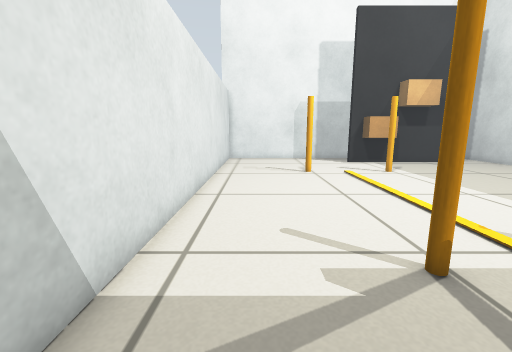
view 1 (above)

14 first-person views from a walk through a Gazebo world. The camera is 0.5 m above the floor, tilts 10° down and sees 90° across. The floor is counted in squares, 0.2 m on a side. Each view is taken from the middle of a square. On the plan, view 1 faces up. The plan holds only what a view shows up to about 17 squares ahead; the rest is blank.

view 2
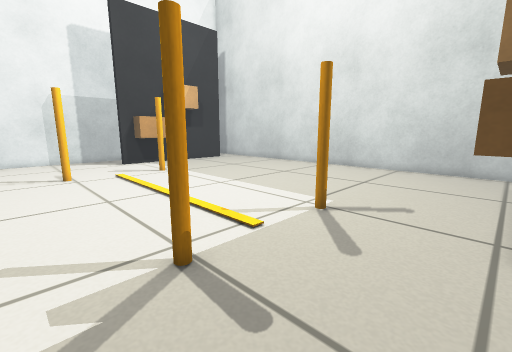

view 3
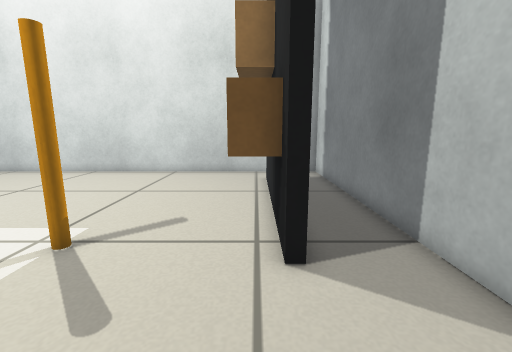

view 4
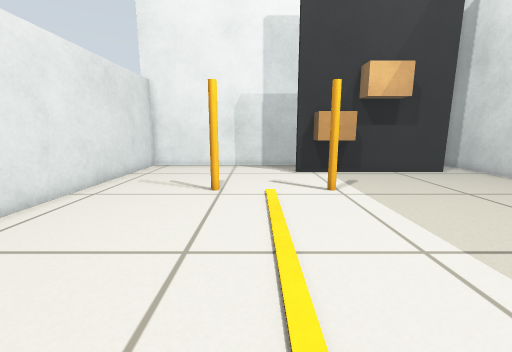

view 5
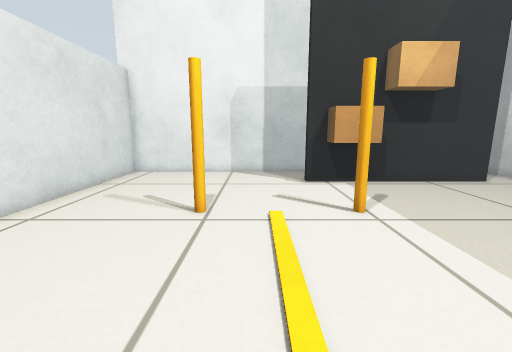

view 6
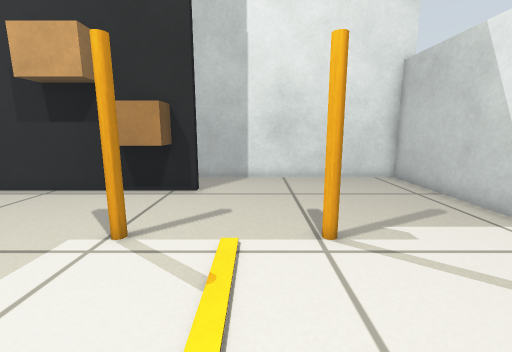

view 7
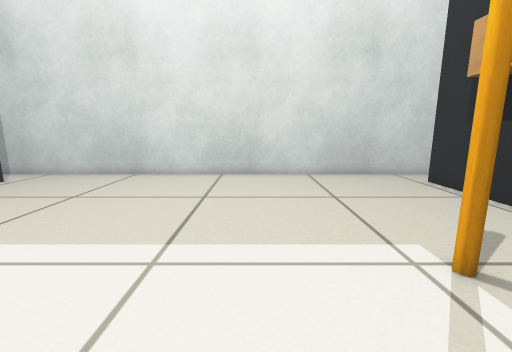

view 8
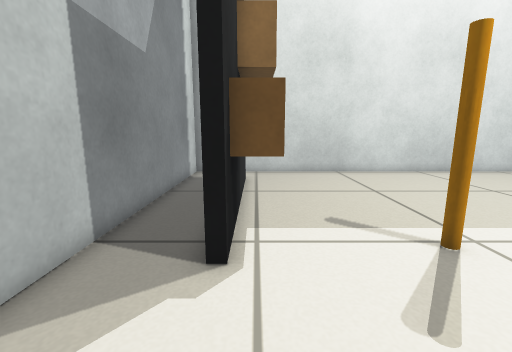

view 9
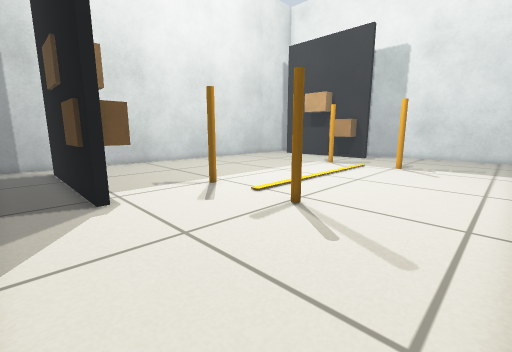

view 10
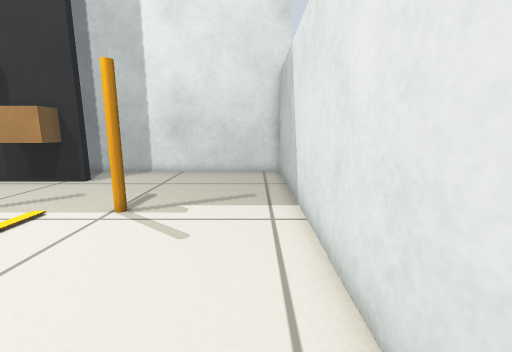

view 11
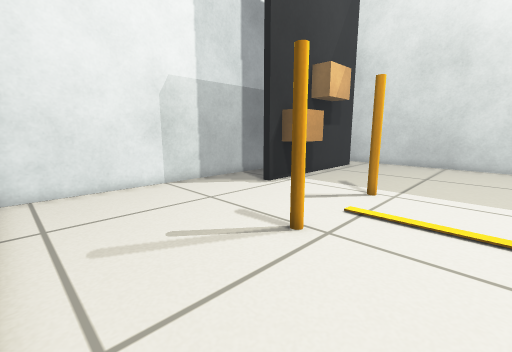

view 12
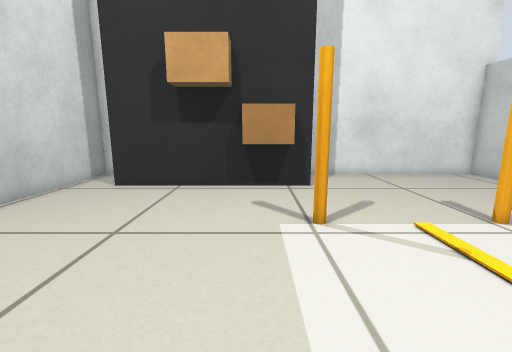

view 13
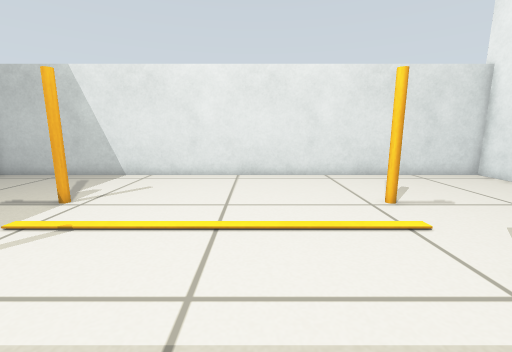

view 14
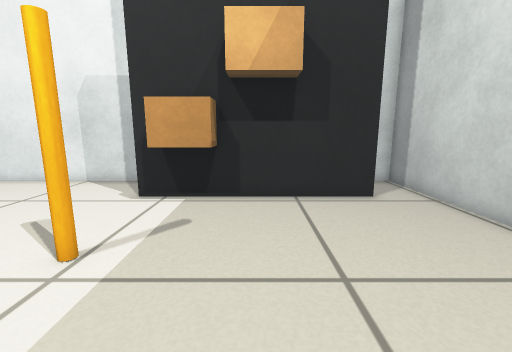

### Floor plan
Points are (right, up) in squares from view 1. A wall is a line through its corners. A room is listed if a view was taken in it or the views show most of it. See-through windows are left out.
Room 1 (views 1, 2, 3, 4, 5, 6, 7, 8, 9, 10, 11, 12, 13, 14)
walls: (8.6, 20.5) (7.5, 20.5) (7.5, 20.9) (8.5, 20.9); (10.4, -0.6) (16.5, -0.6); (7.5, -1) (7.5, -0.6) (8.5, -0.6); (10.4, 20.9) (16.5, 20.9); (16.6, 20.5) (10.4, 20.5); (-2.4, -3.7) (18.7, -3.7) (18.7, 23.7) (-2.4, 23.7) (-2.4, -3.7)
objects: orange pole (3, 4); orange pole (3, 16); orange pole (8, 4); orange pole (8, 16); brown box (9, -1) to (10, 0); brown box (9, 20) to (10, 21)

Positions as (right, up) in squares from view 1, and headings:
1: (0, 0), facing up
2: (1, 0), facing up-right
3: (3, 0), facing right
4: (5, 5), facing up
5: (5, 8), facing up
6: (5, 10), facing down
7: (4, 8), facing right
8: (3, 20), facing right
9: (-2, 23), facing down-right
10: (-1, 12), facing down
11: (-2, 12), facing up-right
12: (10, 11), facing down
13: (12, 11), facing left
14: (12, 11), facing up
